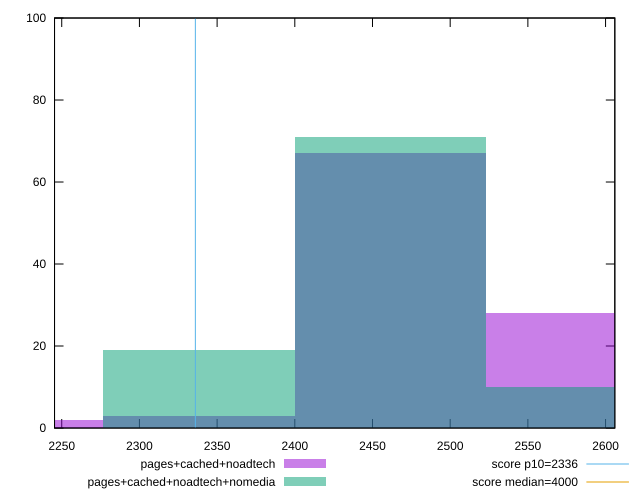

This figure's gnuplot source:
reset

$pagesCachedNoadtech <<EOF
2461.3459093484785 67
2584.413204815902 28
2338.2786138810543 3
2215.2113184136306 2
EOF

$pagesCachedNoadtechNomedia <<EOF
2338.2786138810543 19
2461.3459093484785 71
2584.413204815902 10
EOF

set key outside below
set boxwidth 123.06729546742392
set xrange [2245.366:2605.9575000000004]
set yrange [0:100]
set trange [0:100]
set style fill transparent solid 0.5 noborder

set parametric
set terminal svg size 640, 500 enhanced background rgb 'white'
set output "report_00011_2021-02-09T10:53:21.242Z/first-meaningful-paint/comparison/histogram/2_vs_3.svg"

plot $pagesCachedNoadtech title "pages+cached+noadtech" with boxes, \
     $pagesCachedNoadtechNomedia title "pages+cached+noadtech+nomedia" with boxes, \
     2336,t title "score p10=2336", \
     4000,t title "score median=4000"

reset
